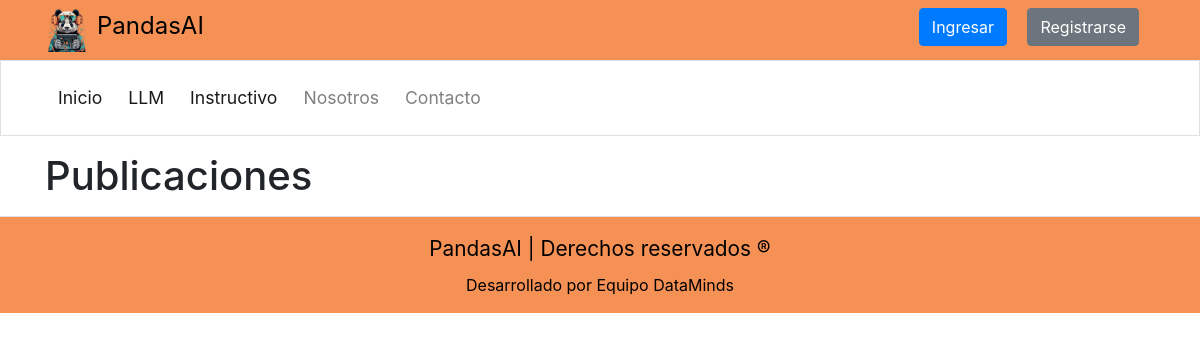
The app's page /, older data.
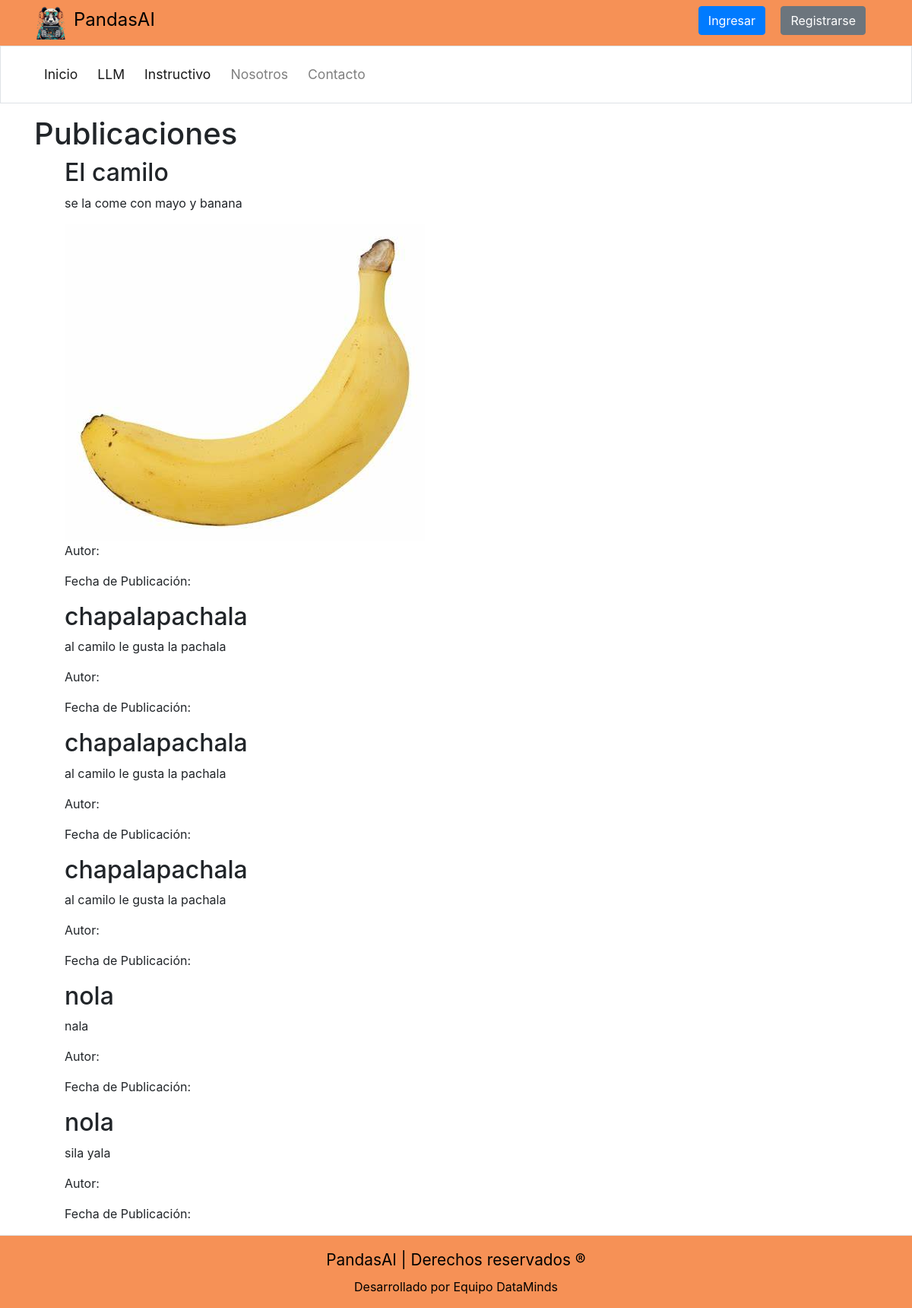
The same page, newer data.
### home/models.py (models this page shows, shortened)
class Publicacion(models.Model):
    titulo = models.CharField(max_length=200)
    contenido = models.TextField()
    imagen = models.ImageField(upload_to='imagenes/', blank=True, null=True)

### home/views.py (the view)
# urls.py: 2. Add a URL to urlpatterns:  path('', views.home, name='home')
def home(request):
    publicaciones = Publicacion.objects.all()
    return render(request, 'home/home.html', {'publicaciones': publicaciones})

### templates/home/home.html
{% extends "base/layout.html" %}
{% block content %}
<body>
    <h1>Publicaciones</h1>
    <ul>
        {% for publicacion in publicaciones %}
            <h2>{{ publicacion.titulo }}</h2>
            <p>{{ publicacion.contenido }}</p>
            {% if publicacion.imagen %}
                <img src="{{ publicacion.imagen.url }}" alt="{{ publicacion.titulo }}">
            {% endif %}
            <p>Autor: {{ publicacion.autor }}</p>
            <p>Fecha de Publicación: {{ publicacion.fecha_publicacion }}</p>
        {% endfor %}
    </ul>
</body>
{% endblock %}

### templates/base/layout.html (shortened to what this page needs)
{% load static %}
<!doctype html>
<html lang="es">
<head>
    <link rel="stylesheet" href="https://stackpath.bootstrapcdn.com/bootstrap/4.3.1/css/bootstrap.min.css"
>
    <link rel="stylesheet" href="{% static 'style.css' %}">
</head>
<body>
    <header class="" style="background-color: rgb(246,145,86);">
        <div class="container d-flex py-2">
        <img src="{% static 'images/logopanda.png' %}" alt="Logo de PandasAI" class="mr-2" style="height: 44px;">
            <a class="m-0 p-0 nav-logo" href="/" style="color: black;">
                PandasAI
            </a>
                <div class="float-right ml-auto">
                {% if user.is_authenticated %}
                  <p style="color:white;">Hola, {{ user.username }} (<a href="{% url 'cerrar_sesion' %}"style="color:white;">Cerrar sesión</a>)</p>
                {% else %}
                  <a role="button" class="btn btn-primary mr-3" href="{% url 'iniciar_sesion' %}">
                    Ingresar
                </a>
                <a role="button" class="btn btn-secondary mr-3" href="{% url 'login' %}">
                    Registrarse
                </a>
                {% endif %}
                </div>
        </div>
    </header>
    <nav class="navbar navbar-expand-md navbar-light border">
        <div class="container py-2 ">
            <div class="collapse navbar-collapse" id="collapsibleNavId">
                <ul class="navbar-nav mr-auto mt-2 mt-lg-0">
                    <li class="nav-item active">
                        <a class="nav-link" href="/">Inicio</a>
                    </li>
                    <li class="nav-item active">
                        <a class="nav-link" href="#">LLM</a>
                    </li>
                    <li class="nav-item active">
                        <a class="nav-link" href="{% url 'instructivo' %}">Instructivo</a>
                    </li>
                    <li class="nav-item">
                        <a class="nav-link" href="{% url 'nosotros' %}">Nosotros</a>
                    </li>
                    <li class="nav-item">
                        <a class="nav-link" href="mailto:datamindscontact@gmail.com">Contacto</a>
                    </li>
                </ul>
            </div>
        </div>
    </nav>
    <main class="container my-3">
        {% block content %}
        {% endblock %}
    </main>
    <footer class="p-3 border-top" style="background-color: rgb(246,145,86);">
        <div class="container">
            <p class="p-0 m-0 mb-2 logo-empresa-footer" style="color: black;">PandasAI | Derechos reservados &reg;</p>
            <p class="p-0 m-0 mx-5" style="color: black;">Desarrollado por Equipo DataMinds</p>
        </div>
    </footer>
</body>
</html>

### static/style.css (style rules this page uses)
nav { background-color: transparent; }
.nav-logo { font-size: 1.5em; }
.logo-empresa-footer { font-size: 1.3em; }
.nav-link { font-size: 1.1em; margin: 0 5px; }
a { text-decoration: none !important; }
footer div > p { display: flex; justify-content: center; }

Row changes from the older to the newer data that the page shows:
added Publicacion: titulo "El camilo", contenido "se la come con mayo y banana", imagen (picture)
added Publicacion: titulo "chapalapachala", contenido "al camilo le gusta la pachala"
added Publicacion: titulo "chapalapachala", contenido "al camilo le gusta la pachala"
added Publicacion: titulo "chapalapachala", contenido "al camilo le gusta la pachala"
added Publicacion: titulo "nola", contenido "nala"
added Publicacion: titulo "nola", contenido "sila yala"
